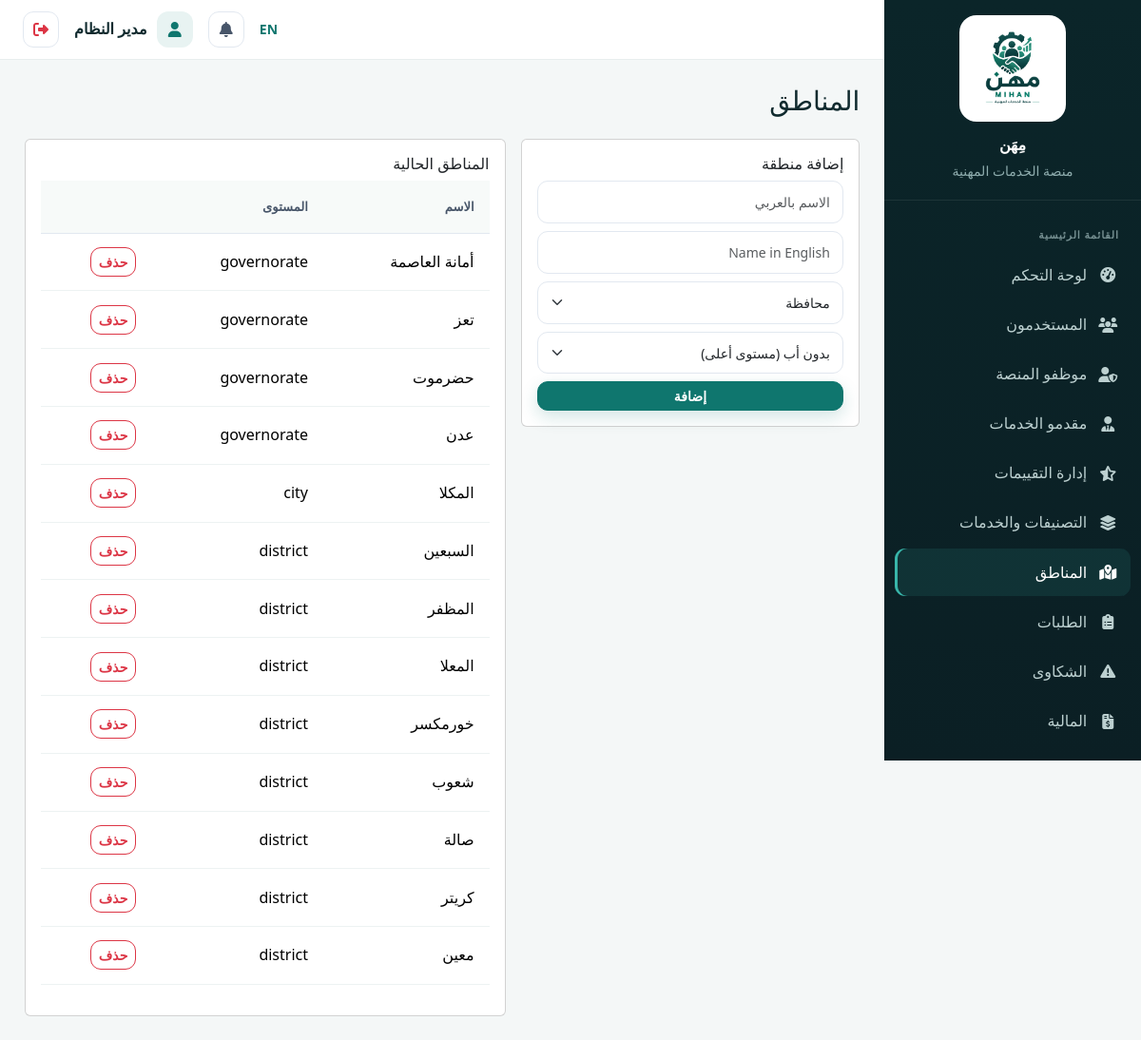
Page /admin/locations (signed in) on the committed database.
### tables this page shows
CREATE TABLE `system_settings` (
  `id` int(11) NOT NULL,
  `key` varchar(100) NOT NULL,
  `value` text DEFAULT NULL,
  `updated_at` datetime DEFAULT current_timestamp() ON UPDATE current_timestamp()
);

CREATE TABLE `users` (
  `id` int(11) NOT NULL,
  `name` varchar(150) NOT NULL,
  `email` varchar(150) NOT NULL,
  `phone` varchar(20) DEFAULT NULL,
  `password_hash` varchar(255) NOT NULL,
  `role` enum('customer','provider','employee','admin') NOT NULL DEFAULT 'customer',
  `profile_photo` varchar(255) DEFAULT NULL,
  `is_active` tinyint(1) NOT NULL DEFAULT 1,
  `is_verified_email` tinyint(1) NOT NULL DEFAULT 0,
  `created_at` datetime DEFAULT current_timestamp(),
  `updated_at` datetime DEFAULT current_timestamp() ON UPDATE current_timestamp()
);

CREATE TABLE `locations` (
  `id` int(11) NOT NULL,
  `parent_id` int(11) DEFAULT NULL,
  `name_ar` varchar(150) NOT NULL,
  `name_en` varchar(150) DEFAULT NULL,
  `level` enum('governorate','city','district','area') NOT NULL,
  `is_active` tinyint(1) NOT NULL DEFAULT 1
);

### app/core/Controller.php (called while the page is built, shortened)
<?php
abstract class Controller
{
    protected function view(string $view, array $data = [], string $layout = 'main')
    {
        extract($data);
        $viewFile = __DIR__ . "/../views/{$view}.php";
        require $viewFile;
        $layoutFile = __DIR__ . "/../views/layouts/{$layout}.php";
        require $layoutFile;
    }
}

### app/controllers/AdminController.php (called while the page is built, shortened)
<?php
require_once __DIR__ . '/../core/Controller.php';
require_once __DIR__ . '/../models/SystemSetting.php';
class AdminController extends Controller
{
    public function locations()
    {
        $locations = (new Location())->all('level, name_ar');
        $this->view('admin/locations', ['title' => 'المناطق', 'locations' => $locations], 'dashboard');
    }
}

### app/core/App.php (called while the page is built, shortened)
<?php
class App
{
    public static function run(): void
    {
        try {
            $timezone = function_exists('setting') ? (string)setting('timezone', 'Asia/Aden') : 'Asia/Aden';
            $adminSession = (class_exists('Auth') && Auth::check() && Auth::role() === 'admin');
            $router = require __DIR__ . '/../../routes/web.php';
            $router->dispatch($_SERVER['REQUEST_METHOD'], $_SERVER['REQUEST_URI']);
        } catch (Throwable $e) {
            self::handleException($e);
        }
    }
}

### index.php (called while the page is built, shortened)
<?php
require_once __DIR__ . '/config/config.php';
require_once __DIR__ . '/app/core/Database.php';
require_once __DIR__ . '/app/core/Session.php';
require_once __DIR__ . '/app/core/Model.php';
require_once __DIR__ . '/app/core/Controller.php';
require_once __DIR__ . '/app/core/Auth.php';
require_once __DIR__ . '/app/core/Router.php';
require_once __DIR__ . '/app/core/App.php';
require_once __DIR__ . '/app/helpers/helpers.php';
App::run();

### app/helpers/helpers.php (called while the page is built, shortened)
<?php
function currentLang(): string
{
    $default = function_exists('setting') ? (string)setting('default_language', 'ar') : 'ar';
    return Session::get('lang', $default);
}
function __(string $key): string
{
    static $translations = null;
    if ($translations === null) {
        $lang = currentLang();
        $file = __DIR__ . "/../../lang/{$lang}.php";
        $translations = file_exists($file) ? require $file : [];
    }
    return $translations[$key] ?? $key;
}
function localized(?string $ar, ?string $en = null): string
{
    return $ar ?? '';
}
function langUrl(string $lang): string
{
    $path = parse_url($_SERVER['REQUEST_URI'] ?? '/', PHP_URL_PATH) ?: '/';
    $query = $_GET;
    $query['lang'] = $lang;
    return $path . '?' . http_build_query($query);
}
function e(?string $value): string
{
    return htmlspecialchars($value ?? '', ENT_QUOTES, 'UTF-8');
}
function asset(string $path): string
{
    return BASE_PATH . '/public/assets/' . ltrim($path, '/');
}
function url(string $path = ''): string
{
    return BASE_PATH . '/' . ltrim($path, '/');
}
function setting(string $key, $default = null)
{
    static $cache = null;
    if ($cache === null) {
        $cache = [];
        try {
            require_once __DIR__ . '/../models/SystemSetting.php';
            $cache = (new SystemSetting())->allKeyed();
        } catch (Throwable $e) {
            $cache = [];
        }
    }
    return array_key_exists($key, $cache) ? $cache[$key] : $default;
}

### app/core/Database.php (called while the page is built, shortened)
<?php
class Database
{
    private static ?PDO $instance = null;
    public static function getInstance(): PDO
    {
        if (self::$instance === null) {
            $cfg = require __DIR__ . '/../../config/database.php';
            $port = !empty($cfg['port']) ? ";port={$cfg['port']}" : '';
            $dsn = "mysql:host={$cfg['host']}{$port};dbname={$cfg['dbname']};charset={$cfg['charset']}";
            try {
                self::$instance = new PDO($dsn, $cfg['user'], $cfg['pass'], [
                    PDO::ATTR_ERRMODE            => PDO::ERRMODE_EXCEPTION,
                    PDO::ATTR_DEFAULT_FETCH_MODE => PDO::FETCH_ASSOC,
                    PDO::ATTR_EMULATE_PREPARES   => false,
                ]);
            } catch (PDOException $e) {
                error_log('DB Connection Error: ' . $e->getMessage());
                throw new RuntimeException('Database connection failed: ' . $e->getMessage(), (int)$e->getCode(), $e);
            }
        }
        return self::$instance;
    }
}

### app/core/Model.php (called while the page is built, shortened)
<?php
abstract class Model
{
    protected PDO $db;
    protected string $table = '';
    protected string $primaryKey = 'id';
    public function __construct()
    {
        $this->db = Database::getInstance();
    }
    public function find($id)
    {
        $stmt = $this->db->prepare("SELECT * FROM {$this->table} WHERE {$this->primaryKey} = :id LIMIT 1");
        $stmt->execute(['id' => $id]);
        return $stmt->fetch() ?: null;
    }
    public function all(?string $orderBy = null): array
    {
        $sql = "SELECT * FROM {$this->table}";
        if ($orderBy) $sql .= " ORDER BY $orderBy";
        return $this->db->query($sql)->fetchAll();
    }
}

### config/database.php (called while the page is built)
<?php
return [
    'host'    => DB_HOST,
    'port'    => DB_PORT,
    'dbname'  => DB_NAME,
    'user'    => DB_USER,
    'pass'    => DB_PASS,
    'charset' => DB_CHARSET,
];

### app/models/SystemSetting.php (called while the page is built, shortened)
<?php
require_once __DIR__ . '/../core/Model.php';
class SystemSetting extends Model
{
    public function allKeyed(): array
    {
        $rows = $this->all('`key` ASC');
        $out = [];
        foreach ($rows as $row) $out[$row['key']] = $row['value'];
        return $out;
    }
}

### app/core/Session.php (called while the page is built, shortened)
<?php
class Session
{
    public static function get(string $key, $default = null) { return $_SESSION[$key] ?? $default; }
    public static function has(string $key): bool { return isset($_SESSION[$key]); }
}

### lang/ar.php (called while the page is built)
<?php
return [
    'app_name' => 'مِهَن',
    'home' => 'الرئيسية',
    'services' => 'الخدمات',
    'providers' => 'مقدمو الخدمات',
    'login' => 'تسجيل الدخول',
    'register' => 'إنشاء حساب',
    'logout' => 'تسجيل الخروج',
    'dashboard' => 'لوحة التحكم',
    'name' => 'الاسم',
    'email' => 'البريد الإلكتروني',
    'password' => 'كلمة المرور',
    'confirm_password' => 'تأكيد كلمة المرور',
    'phone' => 'رقم الهاتف',
    'submit' => 'إرسال',
    'search' => 'بحث',
    'category' => 'التصنيف',
    'location' => 'المنطقة',
    'rating' => 'التقييم',
    'my_requests' => 'طلباتي',
    'new_request' => 'طلب جديد',
    'status' => 'الحالة',
    'notifications' => 'الإشعارات',
    'complaints' => 'الشكاوى',
    'profile' => 'الملف الشخصي',
    'verified' => 'موثّق',
    'welcome' => 'مرحبًا',
    'view_profile' => 'عرض الملف',
    'request_service' => 'طلب الخدمة',
    'reviews' => 'التقييمات',
    'price' => 'السعر',
    'experience_years' => 'سنوات الخبرة',
    'available' => 'متاح',
    'unavailable' => 'غير متاح',
    'admin_panel' => 'لوحة الإدارة',
    'total_users' => 'إجمالي المستخدمين',
    'customers' => 'العملاء',
    'total_requests' => 'إجمالي الطلبات',
    'revenue' => 'الإيرادات',
    'profession' => 'المهنة',
    'completed' => 'مكتمل',
    'not_verified' => 'غير موثّق',
    'unverify' => 'إلغاء التوثيق',
    'verify' => 'توثيق',
    'view' => 'عرض',
    'platform_evaluation' => 'تقييم المنصة',
    'ai_analysis' => 'تحليل AI',
    'users' => 'المستخدمون',
    'categories_services' => 'التصنيفات والخدمات',
    'locations' => 'المناطق',
    'requests' => 'الطلبات',
    'finance' => 'المالية',
    'reports_analytics' => 'التقارير والتحليلات',
    'ai' => 'الذكاء الاصطناعي',
    'settings' => 'الإعدادات',
    'incoming_requests' => 'الطلبات الواردة',
    'professional_profile' => 'الملف المهني',
    'smart_assistant' => 'مساعد مِهَن الذكي',
    'professional_services_platform' => 'منصة الخدمات المهنية',
    'main_menu' => 'القائمة الرئيسية',
    'review_management' => 'إدارة التقييمات',
];

### app/core/Auth.php (called while the page is built, shortened)
<?php
class Auth
{
    private static ?array $userCache = null;
    public static function check(): bool
    {
        $u = self::user();
        return ($u !== null && (int)($u['is_active'] ?? 0) === 1);
    }
    public static function role(): ?string
    {
        $u = self::user();
        return $u ? ($u['role'] ?? null) : null;
    }
    public static function name(): ?string
    {
        $u = self::user();
        return $u ? ($u['name'] ?? null) : null;
    }
    public static function user(): ?array
    {
        if (self::$userCache === null) {
            $user = (new User())->find(Session::get('user_id'));
            self::$userCache = $user;
        }
        return self::$userCache;
    }
}

### app/views/admin/locations.php (the view, shortened to what this page needs)
<h3 class="mb-4">المناطق</h3>
<div class="row g-3">
  <div class="col-md-5">
    <div class="card p-3">
      <h6>إضافة منطقة</h6>
      <form method="POST" action="<?= url('/admin/locations') ?>" class="row g-2">
        <div class="col-12"><input type="text" name="name_ar" class="form-control form-control-sm" placeholder="الاسم بالعربي" required></div>
        <div class="col-12"><input type="text" name="name_en" class="form-control form-control-sm" placeholder="Name in English"></div>
        <div class="col-12">
          <select name="level" class="form-select form-select-sm" required>
            <option value="governorate">محافظة</option>
          </select>
        </div>
        <div class="col-12">
          <select name="parent_id" class="form-select form-select-sm">
            <option value="">بدون أب (مستوى أعلى)</option>
          </select>
        </div>
        <div class="col-12"><button class="btn btn-sm btn-primary w-100">إضافة</button></div>
      </form>
    </div>
  </div>
  <div class="col-md-7">
    <div class="card p-3">
      <h6>المناطق الحالية</h6>
      <table class="table table-sm">
        <thead><tr><th>الاسم</th><th>المستوى</th><th></th></tr></thead>
        <tbody>
        <?php foreach ($locations as $l): ?>
          <tr><td><?= e(localized($l['name_ar'], $l['name_en'] ?? null)) ?></td><td><?= e($l['level']) ?></td>
          <td><form method="POST" action="<?= url('/admin/locations/' . $l['id'] . '/delete') ?>" onsubmit="return confirm('حذف؟')"><?= csrf_field() ?><button class="btn btn-sm btn-outline-danger">حذف</button></form></td></tr>
        <?php endforeach; ?>
        </tbody>
      </table>
    </div>
  </div>
</div>

### app/core/Router.php (shortened to what this page needs)
<?php
class Router
{
    private array $routes = [];
    private function add(string $method, string $path, string $handler): void
    {
        $this->routes[] = compact('method', 'path', 'handler');
    }
    public function dispatch(string $method, string $uri): void
    {
        $uri = strtok($uri, '?');
        $base = BASE_PATH;
        if ($base !== '' && strpos($uri, $base) === 0) {
            $uri = substr($uri, strlen($base));
        }
        $uri = rtrim($uri, '/');
        foreach ($this->routes as $route) {
            if ($route['method'] !== $method) continue;
            $pattern = preg_replace('#\{[a-zA-Z_]+\}#', '([^/]+)', $route['path']);
            $pattern = '#^' . $pattern . '$#u';
            if (preg_match($pattern, $uri, $matches)) {
                array_shift($matches);
                [$controllerName, $methodName] = explode('@', $route['handler']);
                $controller = new $controllerName();
                call_user_func_array([$controller, $methodName], $matches);
                return;
            }
        }
    }
}

### app/views/partials/sidebar.php (shortened to what this page needs)
<?php
$role=Auth::role(); $current=parse_url($_SERVER['REQUEST_URI']??'',PHP_URL_PATH) ?: '/';
$links=[];
if($role==='customer') $links=[['fa-gauge-high',__('dashboard'),'/customer/dashboard'],['fa-list-check',__('my_requests'),'/customer/requests'],['fa-file-invoice-dollar','المالية والفواتير','/customer/finance'],['fa-plus-circle',__('new_request'),'/customer/requests/create'],['fa-comment-dots',__('smart_assistant'),'/customer/ai/assistant'],['fa-user-gear',__('search'),'/providers'],['fa-triangle-exclamation',__('complaints'),'/customer/complaints'],['fa-user',__('profile'),'/customer/profile']];
elseif($role==='provider') $links=[['fa-gauge-high',__('dashboard'),'/provider/dashboard'],['fa-inbox',__('incoming_requests'),'/provider/requests'],['fa-wallet','المالية والمدفوعات','/provider/finance'],['fa-star',__('reviews'),'/provider/reviews'],['fa-id-card',__('professional_profile'),'/provider/profile']];
elseif($role==='admin') $links=[['fa-gauge-high',__('dashboard'),'/admin/dashboard'],['fa-users',__('users'),'/admin/users'],['fa-user-shield','موظفو المنصة','/admin/employees'],['fa-user-tie',__('providers'),'/admin/providers'],['fa-star-half-stroke',__('review_management'),'/admin/reviews'],['fa-layer-group',__('categories_services'),'/admin/categories'],['fa-map-location-dot',__('locations'),'/admin/locations'],['fa-clipboard-list',__('requests'),'/admin/requests'],['fa-triangle-exclamation',__('complaints'),'/admin/complaints'],['fa-file-invoice-dollar',__('finance'),'/admin/finance'],['fa-chart-line',__('reports_analytics'),'/admin/reports'],['fa-bell',__('notifications'),'/admin/notifications'],['fa-brain',__('ai'),'/admin/ai'],['fa-gear',__('settings'),'/admin/settings']];
?>
<aside class="dash-sidebar">
 <div class="sidebar-brand"><a href="<?= url('/') ?>" class="sidebar-brand-link"><img class="sidebar-logo" src="<?= asset('images/logo-mihan-original.png') ?>" alt="<?= e(__('app_name')) ?>"><span class="sidebar-brand-text"><?= e(setting('site_name', __('app_name'))) ?><small><?= __('professional_services_platform') ?></small></span></a></div>
 <ul class="sidebar-nav"><li class="sidebar-section"><?= __('main_menu') ?></li>
 <?php foreach($links as $link): $active=str_starts_with($current,rtrim(BASE_PATH.$link[2],'/')); ?><li><a class="<?= $active?'active':'' ?>" href="<?= url($link[2]) ?>"><i class="fa-solid <?= $link[0] ?>"></i><span><?= e($link[1]) ?></span></a></li><?php endforeach; ?>
 </ul>
</aside>

### app/views/partials/topbar.php (shortened to what this page needs)
<?php require_once __DIR__.'/../../models/Notification.php'; $notifModel=new Notification(); $unread=Auth::check()?$notifModel->unreadCount(Auth::id()):0; ?>
<header class="dash-topbar">
 <div class="ms-auto d-flex align-items-center gap-2 gap-md-3">
  <a href="<?= e(langUrl(currentLang()==='ar'?'en':'ar')) ?>" class="text-decoration-none small fw-semibold"><?= currentLang()==='ar'?'EN':'AR' ?></a>
  <a href="<?= url(Auth::role().'/notifications') ?>" class="icon-btn position-relative"><i class="fa-solid fa-bell"></i><?php if($unread>0): ?><span class="badge rounded-pill bg-danger notif-badge"><?= $unread ?></span><?php endif; ?></a>
  <div class="dash-user"><span class="dash-user-avatar"><i class="fa-solid fa-user"></i></span><span class="dash-user-name fw-semibold"><?= e(Auth::name()) ?></span></div>
  <form method="POST" action="<?= url('/logout') ?>" class="d-inline"><?= csrf_field() ?><button type="submit" class="icon-btn text-danger" title="<?= e(__('logout')) ?>"><i class="fa-solid fa-right-from-bracket"></i></button></form>
 </div>
</header>

### rows in the picture
system_settings: value "مِهَن"
users: name "مدير النظام"
locations: name_ar "أمانة العاصمة", level "governorate"
locations: name_ar "تعز", level "governorate"
locations: name_ar "حضرموت", level "governorate"
locations: name_ar "عدن", level "governorate"
locations: name_ar "المكلا", level "city"
locations: name_ar "السبعين", level "district"
locations: name_ar "المظفر", level "district"
locations: name_ar "المعلا", level "district"
locations: name_ar "خورمكسر", level "district"
locations: name_ar "شعوب", level "district"
locations: name_ar "صالة", level "district"
locations: name_ar "كريتر", level "district"
locations: name_ar "معين", level "district"

### other values in the picture
$link[1] "لوحة التحكم"
$link[1] "المستخدمون"
$link[1] "موظفو المنصة"
$link[1] "مقدمو الخدمات"
$link[1] "إدارة التقييمات"
$link[1] "التصنيفات والخدمات"
$link[1] "المناطق"
$link[1] "الطلبات"
$link[1] "الشكاوى"
$link[1] "المالية"
